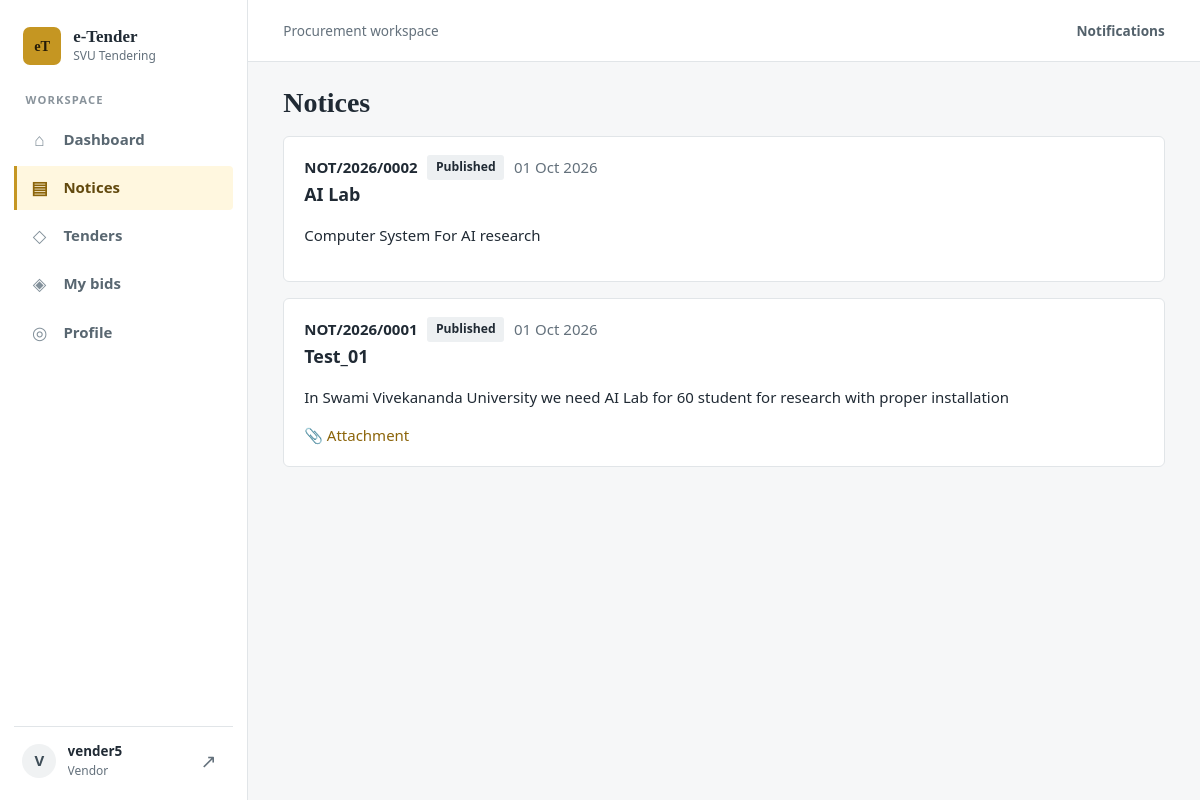
Page /notices/ (signed in) on the committed database.
### accounts/models.py (models this page shows, shortened)
class User(AbstractUser):
    class Role(models.TextChoices):
        ADMIN = 'ADMIN', 'Admin'
        PO = 'PO', 'Purchase Officer'
        HOD = 'HOD', 'Head of Department'
        TC = 'TC', 'Technical Committee'
        FC = 'FC', 'Finance Committee'
        CFO = 'CFO', 'CFO'
        VENDOR = 'VENDOR', 'Vendor'
    email = models.EmailField(unique=True)
    role = models.CharField(max_length=10, choices=Role.choices, default=Role.VENDOR)
    phone = models.CharField(max_length=30, blank=True)
    email_verified = models.BooleanField(default=False)
    failed_attempts = models.PositiveIntegerField(default=0)
    locked_until = models.DateTimeField(null=True, blank=True)
    INTERNAL_ROLES = ('ADMIN', 'PO', 'HOD', 'TC', 'FC', 'CFO')

### tenders/models.py (models this page shows, shortened)
class Notice(models.Model):
    class Status(models.TextChoices):
        DRAFT = 'DRAFT', 'Draft'
        PUBLISHED = 'PUBLISHED', 'Published'
        ARCHIVED = 'ARCHIVED', 'Archived'
    notice_no = models.CharField(max_length=30, blank=True, unique=True)
    title = models.CharField(max_length=250)
    description = models.TextField()
    status = models.CharField(max_length=10, choices=Status.choices, default=Status.DRAFT)
    attachment = models.FileField(upload_to='notices/', blank=True, validators=[validate_upload])
    created_by = models.ForeignKey(User, on_delete=models.PROTECT, related_name='notices')
    published_by = models.ForeignKey(User, null=True, blank=True, on_delete=models.PROTECT, related_name='+')
    published_at = models.DateTimeField(null=True, blank=True)
    created_at = models.DateTimeField(auto_now_add=True)
    class Meta:
        ordering = ['-created_at']

### tenders/views.py (the view)
# urls.py: path('notices/', v.notice_list, name='notice_list'),
@role_required('PO', 'ADMIN', 'HOD', 'VENDOR', 'TC', 'FC', 'CFO')
def notice_list(request):
    qs = Notice.objects.all() if request.user.role in ('PO', 'ADMIN') else Notice.objects.filter(status='PUBLISHED')
    return render(request, 'tenders/notice_list.html', {'notices': qs})

### tenders/context_processors.py (called while the page is built)
def globals(request):
    from django.conf import settings
    ctx = {'ORG_NAME': settings.ORG_NAME}
    u = getattr(request, 'user', None)
    if u is not None and u.is_authenticated:
        from .models import Notification
        ctx['unread_count'] = Notification.objects.filter(user=u, read_at__isnull=True).count()
    return ctx

### templates/tenders/notice_list.html (shortened to what this page needs)
{% extends 'base.html' %}{% block content %}<h1>Notices</h1>{% if user.role == 'PO' %}<p><a class="btn" href="{% url 'notice_create' %}">+ New notice</a></p>{% endif %}
{% for n in notices %}<div class="card"><div class="row"><b>{{ n.notice_no }}</b> <span class="badge">{{ n.get_status_display }}</span> {% if n.published_at %}<span class="mut">{{ n.published_at|date:"d M Y" }}</span>{% endif %}</div>
<h2>{{ n.title }}</h2><p>{{ n.description|linebreaksbr }}</p>{% if n.attachment %}<a href="{% url 'download' 'notice' n.pk %}">📎 Attachment</a>{% endif %}
</div>{% empty %}<p class="mut">No notices.</p>{% endfor %}{% endblock %}

### templates/base.html (shortened to what this page needs)
<!doctype html>
<html lang="en">
<head>
	{% load static %}<link rel="stylesheet" href="{% static 'css/style.css' %}">
</head>
<body>
{% if user.is_authenticated %}
<div class="app-shell">
	<aside class="sidebar">
		<a class="sidebar-brand" href="/">
			<span class="brand-mark" aria-hidden="true">eT</span>
			<span class="brand-copy"><strong>e-Tender</strong><small>{{ ORG_NAME }}</small></span>
		</a>
		<p class="sidebar-section-label">Workspace</p>
		<nav class="side-nav" aria-label="Main navigation">
			<a class="side-link{% if request.resolver_match.url_name == 'dashboard' %} active{% endif %}" href="{% url 'dashboard' %}"><span class="nav-icon" aria-hidden="true">⌂</span>Dashboard</a>
			<a class="side-link{% if request.resolver_match.url_name == 'notice_list' %} active{% endif %}" href="{% url 'notice_list' %}"><span class="nav-icon" aria-hidden="true">▤</span>Notices</a>
			<a class="side-link" href="{% url 'tender_list' %}"><span class="nav-icon" aria-hidden="true">◇</span>Tenders</a>
			{% if user.role == 'VENDOR' %}
			<a class="side-link{% if request.resolver_match.url_name == 'my_bids' %} active{% endif %}" href="{% url 'my_bids' %}"><span class="nav-icon" aria-hidden="true">◈</span>My bids</a>
			<a class="side-link{% if request.resolver_match.url_name == 'profile' %} active{% endif %}" href="{% url 'profile' %}"><span class="nav-icon" aria-hidden="true">◎</span>Profile</a>
			{% endif %}
		</nav>
		<div class="sidebar-spacer"></div>
		<div class="sidebar-user">
			<span class="user-avatar" aria-hidden="true">{{ user.username|slice:":1"|upper }}</span>
			<span class="user-copy"><strong>{{ user.username }}</strong><small>{{ user.get_role_display }}</small></span>
			<a class="signout-link" href="{% url 'logout' %}" aria-label="Sign out">↗</a>
		</div>
	</aside>
	<div class="app-main">
		<header class="topbar">
			<span class="topbar-context">Procurement workspace</span>
			<div class="topbar-actions">
				<a class="notifications-link" href="{% url 'notifications' %}">Notifications{% if unread_count %}<span class="notification-count">{{ unread_count }}</span>{% endif %}</a>
			</div>
		</header>
{% endif %}
<main>
	{% block content %}{% endblock %}
</main>
{% if user.is_authenticated %}</div></div>{% endif %}
</body>
</html>

### static/css/style.css (style rules this page uses)
:root { color-scheme: light; --bg: #f6f7f8; --surface: #ffffff; --ink: #202a34; --muted: #64717c; --gold: #c59622; --gold-deep: #8c650b; --gold-wash: #fff7df; --line: #e1e5e8; --ok: #18734e; --bad: #b43d3d; --warn: #8c650b; }
* { box-sizing: border-box; }
body { margin: 0; background: var(--bg); color: var(--ink); font: 15px/1.55 "Segoe UI", Tahoma, sans-serif; }
a { color: var(--gold-deep); text-decoration: none; }
.app-shell { display: grid; grid-template-columns: 248px minmax(0, 1fr); min-height: 100vh; }
.sidebar { position: sticky; top: 0; display: flex; height: 100vh; flex-direction: column; padding: 1.35rem .9rem 1rem; background: var(--surface); border-right: 1px solid var(--line); }
.sidebar-brand { display: flex; align-items: center; gap: .75rem; padding: .35rem .55rem 1.5rem; color: var(--ink); text-decoration: none; }
.brand-mark { display: grid; width: 38px; aspect-ratio: 1; place-items: center; border-radius: 7px; background: var(--gold); color: #241b08; font: 700 .9rem Georgia, "Times New Roman", serif; }
.brand-copy, .user-copy { display: grid; min-width: 0; }
.brand-copy strong { font: 700 1.06rem Georgia, "Times New Roman", serif; }
.brand-copy small, .user-copy small { overflow: hidden; color: var(--muted); font-size: .75rem; text-overflow: ellipsis; white-space: nowrap; }
.sidebar-section-label { margin: .1rem .7rem .55rem; color: #89939b; font-size: .7rem; font-weight: 750; letter-spacing: .1em; text-transform: uppercase; }
.side-nav { display: grid; gap: .2rem; }
.side-link { display: flex; min-height: 42px; align-items: center; gap: .8rem; padding: .55rem .7rem; border-left: 3px solid transparent; border-radius: 0 4px 4px 0; color: #596771; font-weight: 550; transition: color .15s ease, background-color .15s ease; }
.side-link.active { border-left-color: var(--gold); background: var(--gold-wash); color: #62490e; font-weight: 700; }
.nav-icon { display: grid; width: 22px; flex: 0 0 22px; place-items: center; color: #82909a; font-size: 1.1rem; }
.side-link.active .nav-icon { color: var(--gold-deep); }
.sidebar-spacer { flex: 1; }
.sidebar-user { display: flex; align-items: center; gap: .7rem; padding: .9rem .5rem .2rem; border-top: 1px solid var(--line); }
.user-avatar { display: grid; width: 34px; aspect-ratio: 1; flex: 0 0 34px; place-items: center; border-radius: 50%; background: #f0f2f3; color: #3e4d57; font-weight: 750; }
.user-copy { flex: 1; }
.user-copy strong { overflow: hidden; font-size: .84rem; text-overflow: ellipsis; white-space: nowrap; }
.signout-link { display: grid; width: 32px; aspect-ratio: 1; place-items: center; border-radius: 4px; color: var(--muted); font-size: 1.2rem; }
.app-main { min-width: 0; }
.topbar { display: flex; min-height: 62px; align-items: center; justify-content: space-between; gap: 1rem; padding: .7rem clamp(1rem, 3vw, 2.2rem); border-bottom: 1px solid var(--line); background: var(--surface); }
.topbar-context { color: var(--muted); font-size: .85rem; }
.topbar-actions { display: flex; align-items: center; gap: 1rem; }
.notifications-link { display: inline-flex; align-items: center; gap: .5rem; color: #53616b; font-size: .85rem; font-weight: 600; }
main { width: min(1200px, 100%); margin: 1.8rem auto; padding: 0 clamp(1rem, 4vw, 2.5rem); }
.app-main main { width: 100%; margin: 1.5rem auto; padding: 0 clamp(1rem, 3vw, 2.2rem); }
.card { margin-bottom: 1rem; padding: 1.15rem 1.25rem; overflow-x: auto; background: var(--surface); border: 1px solid var(--line); border-radius: 6px; }
h1, h2, h3 { color: var(--ink); }
h1 { margin: .15rem 0 1rem; font-family: Georgia, "Times New Roman", serif; font-size: 1.75rem; line-height: 1.2; }
h2 { margin: .1rem 0 .8rem; font-size: 1.12rem; }
.badge { display: inline-block; padding: .18rem .55rem; border-radius: 3px; background: #edf0f2; color: var(--ink); font-size: .76rem; font-weight: 650; }
.row { display: flex; flex-wrap: wrap; align-items: center; gap: .6rem; }
.mut { color: var(--muted); }

### rows in the picture
User: username "V", username "vender5", role "Vendor"
Notice: notice_no "NOT/2026/0002", status "Published", published_at "01 Oct 2026", title "AI Lab", description "Computer System For AI research"
Notice: notice_no "NOT/2026/0001", status "Published", published_at "01 Oct 2026", title "Test_01", description "In Swami Vivekananda University we need AI Lab for 60 student for research with proper installation", shows "📎 Attachment"

### other values in the picture
{{ ORG_NAME }} "SVU Tendering"
